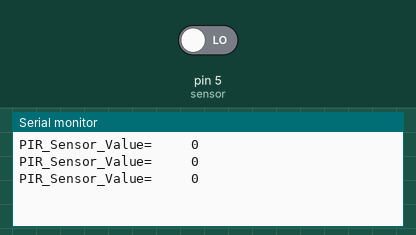
Bench run of a sketch on a simulated Arduino Uno, built with avr-gcc and run on an emulated ATmega328P. Parts: the last lines printed to the serial monitor. The inputs (shaded band) are chosen by the test bench; at power-on: pin 5 (sensor) LOW.

Above: at 2.8 s.
2.9 s: pin 5 (sensor) driven HIGH
At 3.5 s:
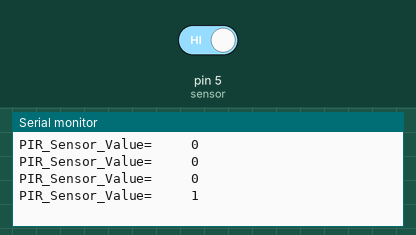
5.5 s: pin 5 (sensor) driven LOW
At 6.8 s:
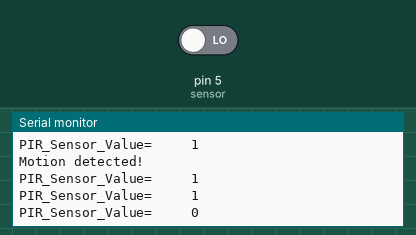

The sketch:

PIR_Sensor_with_LED_ESP8266.ino
```cpp
#include<Wire.h>
const int led = 0; //GPIO0    D3
 const int sensor = 5; //GPI5    D1
int pirState = LOW;
void setup() {
  pinMode(led, OUTPUT);
  pinMode(sensor, INPUT);
  Serial.begin(115200);
}

void loop() {

  int sensorval = digitalRead(sensor);
   Serial.print("PIR_Sensor_Value=   \t");
  Serial.println(sensorval);
  delay(1000);
  if (sensorval == HIGH)
  {
    digitalWrite(led, HIGH);
    if (pirState == LOW)
         {
               Serial.println("Motion detected!");
            // We only want to print on the output change, not state
             pirState = HIGH;
         }
  }
  else
  {
    digitalWrite(led, LOW);
    if (pirState == HIGH)
     {
            // we have just turned of
             Serial.println("Motion ended!");
           // We only want to print on the output change, not state
           pirState = LOW;

     }
  }//elseif
           }//loop
```

Measured:
- after the input at 2.9 s, the serial monitor: prints a new line after 0.10 s (image 1)
- after the input at 5.5 s, the serial monitor: prints a new line after 0.50 s (image 2)
